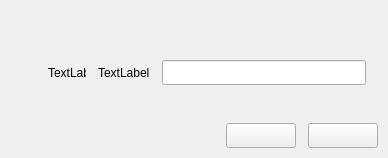
<?xml version="1.0" encoding="UTF-8"?>
<ui version="4.0">
 <class>MyMessageBox</class>
 <widget class="QWidget" name="MyMessageBox">
  <property name="geometry">
   <rect>
    <x>0</x>
    <y>0</y>
    <width>388</width>
    <height>158</height>
   </rect>
  </property>
  <property name="minimumSize">
   <size>
    <width>388</width>
    <height>158</height>
   </size>
  </property>
  <property name="maximumSize">
   <size>
    <width>388</width>
    <height>158</height>
   </size>
  </property>
  <property name="windowTitle">
   <string>MyMessageBox</string>
  </property>
  <layout class="QVBoxLayout" name="verticalLayout">
   <property name="spacing">
    <number>0</number>
   </property>
   <property name="leftMargin">
    <number>0</number>
   </property>
   <property name="topMargin">
    <number>22</number>
   </property>
   <property name="rightMargin">
    <number>0</number>
   </property>
   <property name="bottomMargin">
    <number>10</number>
   </property>
   <item>
    <spacer name="verticalSpacer_2">
     <property name="orientation">
      <enum>Qt::Vertical</enum>
     </property>
     <property name="sizeHint" stdset="0">
      <size>
       <width>20</width>
       <height>30</height>
      </size>
     </property>
    </spacer>
   </item>
   <item>
    <layout class="QHBoxLayout" name="horizontalLayout_2">
     <property name="spacing">
      <number>12</number>
     </property>
     <property name="leftMargin">
      <number>0</number>
     </property>
     <property name="rightMargin">
      <number>22</number>
     </property>
     <item>
      <spacer name="horizontalSpacer_2">
       <property name="orientation">
        <enum>Qt::Horizontal</enum>
       </property>
       <property name="sizeType">
        <enum>QSizePolicy::Preferred</enum>
       </property>
       <property name="sizeHint" stdset="0">
        <size>
         <width>48</width>
         <height>20</height>
        </size>
       </property>
      </spacer>
     </item>
     <item>
      <widget class="QLabel" name="MessageIcon">
       <property name="minimumSize">
        <size>
         <width>38</width>
         <height>38</height>
        </size>
       </property>
       <property name="maximumSize">
        <size>
         <width>38</width>
         <height>38</height>
        </size>
       </property>
       <property name="text">
        <string>TextLabel</string>
       </property>
      </widget>
     </item>
     <item>
      <widget class="QLabel" name="MessageContent">
       <property name="text">
        <string>TextLabel</string>
       </property>
      </widget>
     </item>
     <item>
      <widget class="QLineEdit" name="inputContent">
       <property name="minimumSize">
        <size>
         <width>180</width>
         <height>25</height>
        </size>
       </property>
       <property name="maximumSize">
        <size>
         <width>16777215</width>
         <height>25</height>
        </size>
       </property>
      </widget>
     </item>
    </layout>
   </item>
   <item>
    <spacer name="verticalSpacer">
     <property name="orientation">
      <enum>Qt::Vertical</enum>
     </property>
     <property name="sizeHint" stdset="0">
      <size>
       <width>20</width>
       <height>30</height>
      </size>
     </property>
    </spacer>
   </item>
   <item>
    <layout class="QHBoxLayout" name="horizontalLayout">
     <property name="spacing">
      <number>12</number>
     </property>
     <property name="rightMargin">
      <number>10</number>
     </property>
     <item>
      <spacer name="horizontalSpacer">
       <property name="orientation">
        <enum>Qt::Horizontal</enum>
       </property>
       <property name="sizeHint" stdset="0">
        <size>
         <width>40</width>
         <height>20</height>
        </size>
       </property>
      </spacer>
     </item>
     <item>
      <widget class="QPushButton" name="pButtonOk">
       <property name="minimumSize">
        <size>
         <width>70</width>
         <height>25</height>
        </size>
       </property>
       <property name="maximumSize">
        <size>
         <width>70</width>
         <height>25</height>
        </size>
       </property>
       <property name="text">
        <string/>
       </property>
      </widget>
     </item>
     <item>
      <widget class="QPushButton" name="pButtonCancel">
       <property name="minimumSize">
        <size>
         <width>70</width>
         <height>25</height>
        </size>
       </property>
       <property name="maximumSize">
        <size>
         <width>70</width>
         <height>25</height>
        </size>
       </property>
       <property name="text">
        <string/>
       </property>
      </widget>
     </item>
    </layout>
   </item>
  </layout>
 </widget>
 <layoutdefault spacing="6" margin="11"/>
 <resources/>
 <connections/>
</ui>
